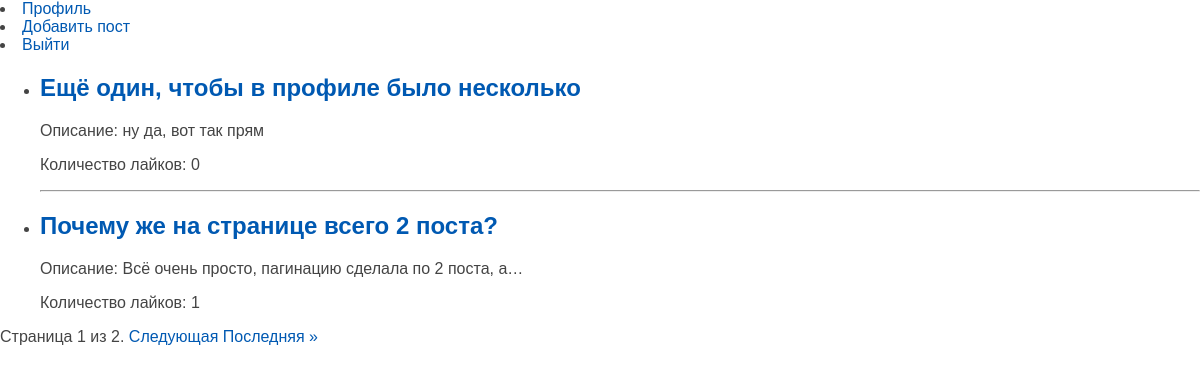
Screenshot of / (signed in) with the database file from the repository.
### polls/models.py (models this page shows, shortened)
class Post(models.Model):
    author = models.ForeignKey(User, on_delete=models.CASCADE, related_name='posts')
    title = models.CharField(max_length=255, verbose_name="Заголовок")
    content = models.TextField(verbose_name="Содержимое")
    slug = models.SlugField(max_length=255, unique=True, db_index=True, verbose_name="URL")
    time_create = models.DateTimeField(auto_now_add=True)
    time_update = models.DateTimeField(auto_now=True)
    likes = models.ManyToManyField(User, related_name='liked_posts', blank=True)
    class Meta:
        ordering = ['-time_update']

### polls/views.py (the view)
# urls.py: path('', index, name='index'),
def index(request):
    if request.user.is_authenticated:
        post_list = Post.objects.all()
        paginator = Paginator(post_list, 2)
        page_number = request.GET.get('page')  # Получаем номер страницы из параметров запроса
        page_obj = paginator.get_page(page_number)  # Получаем объекты для текущей страницы
        return render(request, 'polls/index.html', {'page_obj': page_obj})
    else:
        return redirect('login')

### polls/templates/polls/index.html (shortened to what this page needs)
{% extends 'polls/base.html' %}
{% block content %}
<nav>
    <li><a href="{% url 'profile' %}">Профиль</a></li>
    <li><a href="{% url 'create_post' %}">Добавить пост</a></li>
    <li><a href="{% url 'logout' %}">Выйти</a></li>
</nav>
<ul>
    {% for post in page_obj %}
    <li>
        <h2><a href="{% url 'post_detail' post.slug %}">{{ post.title }}</a></h2>
        <p>Описание: {{ post.content|truncatechars:50 }}</p>
        <p>Количество лайков: {{ post.likes.count }}</p>
        {% if not forloop.last %}
        <hr>
        {% endif %}
    </li>
    {% endfor %}
</ul>
<div class="pagination">
    <span class="step-links">
        <span class="current">
            Страница {{ page_obj.number }} из {{ page_obj.paginator.num_pages }}.
        </span>
        {% if page_obj.has_next %}
            <a href="?page={{ page_obj.next_page_number }}">Следующая</a>
            <a href="?page={{ page_obj.paginator.num_pages }}">Последняя &raquo;</a>
        {% endif %}
    </span>
</div>
{% endblock %}

### polls/static/polls/css/styles.css (style rules this page uses)
html, body { font-family: 'Arial'; margin: 0; padding: 0; height: 100%; width: 100%; color: #444; }
a { color: #0059b2; text-decoration: none; }

### rows the page displays
Post: title "Ещё один, чтобы в профиле было несколько", content "ну да, вот так прям", likes.count "0"
Post: title "Почему же на странице всего 2 поста?", content "Всё очень просто, пагинацию сделала по 2 поста, а…", likes.count "1"

### other values shown
{{ page_obj.number }} "1"
{{ page_obj.paginator.num_pages }} "2"
